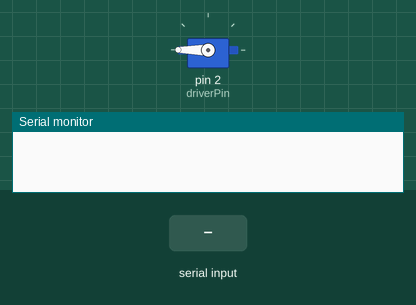
A sketch run on a simulated Arduino Uno, built with avr-gcc and run on an emulated ATmega328P. Parts: servo, the last lines printed to the serial monitor. The inputs (shaded band) are chosen by the test bench.

Above: at 1.2 s.
1.3 s: "90,45\n" received over Serial
At 2.6 s:
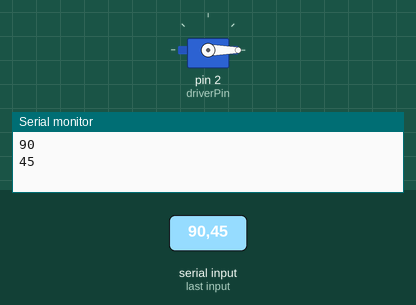
Timing chart, 0 to 4.3 s (numbered marks = the images above; inputs shaded):
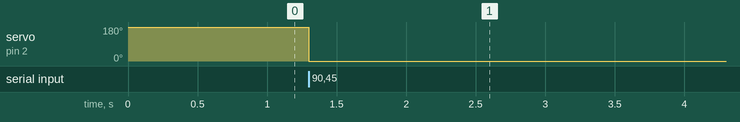

Measured:
- after the input at 1.3 s, servo on pin 2 (driverPin): 180° → 0° at once

The sketch:

esp8266-brushless-dc-tester.ino
```cpp
#include <Arduino.h>
#include <ArduinoJson.h>
#include <Servo.h>


#define driverPin 2

#define MIN_PULSE_LENGTH 1000 // Minimum pulse length in µs
#define MIN_PULSE_LENGTH_START 1080
#define MAX_PULSE_LENGTH 2000 // Maximum pulse length in µs

Servo driver;

void setup() {

    Serial.begin(115200);

    driver.attach(driverPin, MIN_PULSE_LENGTH, MAX_PULSE_LENGTH);
    driver.writeMicroseconds(MAX_PULSE_LENGTH);
}

int data;

void init2()
{
    for (int i = MIN_PULSE_LENGTH; i <= MIN_PULSE_LENGTH_START; i += 5) {
        Serial.print("Pulse length = ");
        Serial.println(i);

        driver.writeMicroseconds(i);
        delay(100);
    }
}

void toHigh()
{
  int max = 1200;
  int min = MIN_PULSE_LENGTH_START;

    for (int i = min; i <= max; i += 5) {
        Serial.print("Pulse length = ");
        Serial.println(i);

        driver.writeMicroseconds(i);
        delay(50);
    }
}

void toLow()
{
  int max = 1200;
  int min = MIN_PULSE_LENGTH_START;

      for (int i = max; i >= min; i -= 5) {
        Serial.print("Pulse length = ");
        Serial.println(i);

        driver.writeMicroseconds(i);
        delay(50);
    }
}

void loop() {
  if (Serial.available()) {
        data = Serial.parseInt();

        if(data == 0) {
          return;
        }

        driver.writeMicroseconds(data);
        Serial.println(data);
        return;

        switch (data) {
            case 1 : Serial.println("Sending minimum throttle");
                      driver.writeMicroseconds(MIN_PULSE_LENGTH);
            break;

            case 2 : Serial.println("Sending maximum throttle");
                      driver.writeMicroseconds(MAX_PULSE_LENGTH);
            break;

            case 3 : Serial.println("toLow()");
                      toLow();
            break;

            case 4 : Serial.println("toHigh()");
                      toHigh();
            break;

            case 5 : Serial.println("init()");
                      init2();
            break;
        }
    }
}
```
